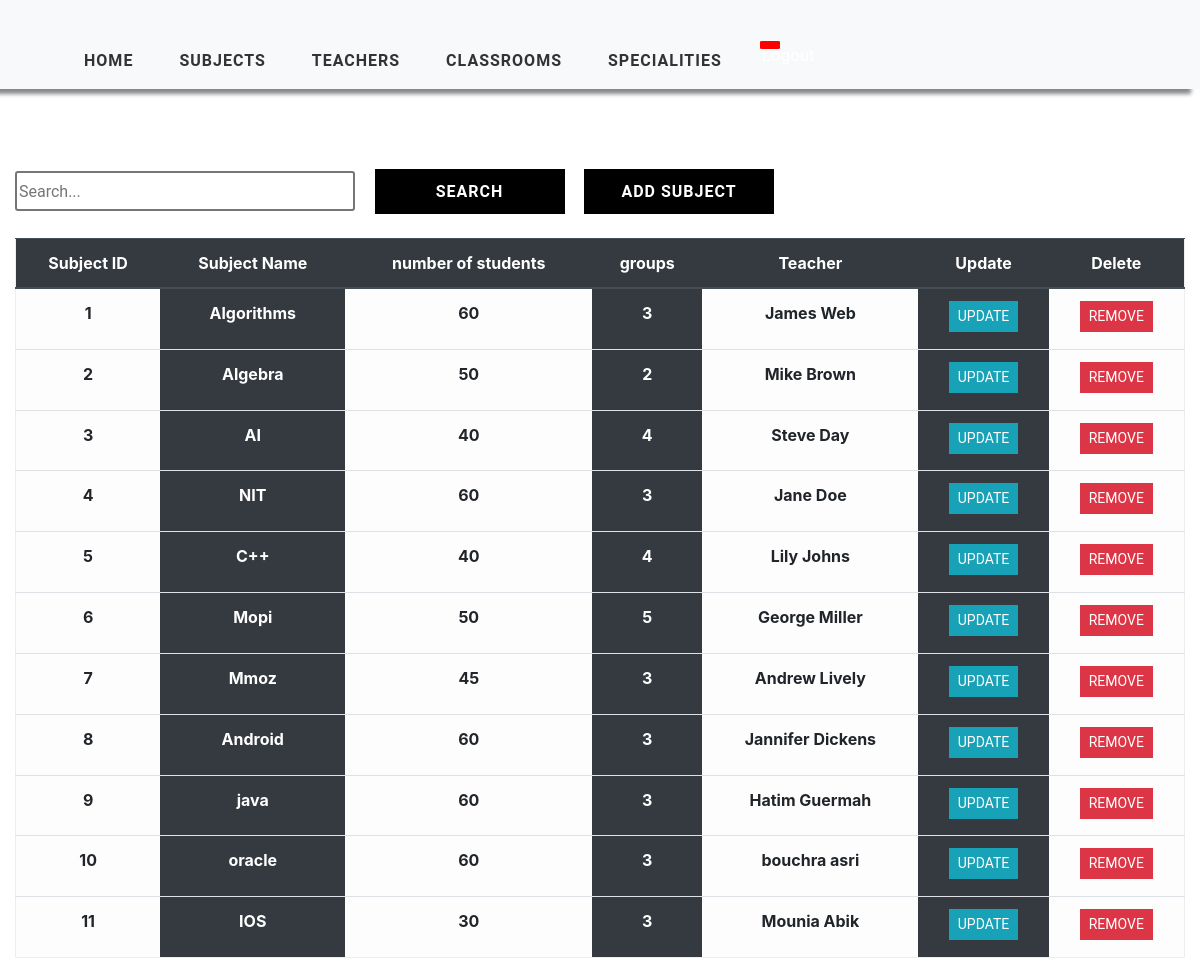
Before: /subject/list with the older database file.
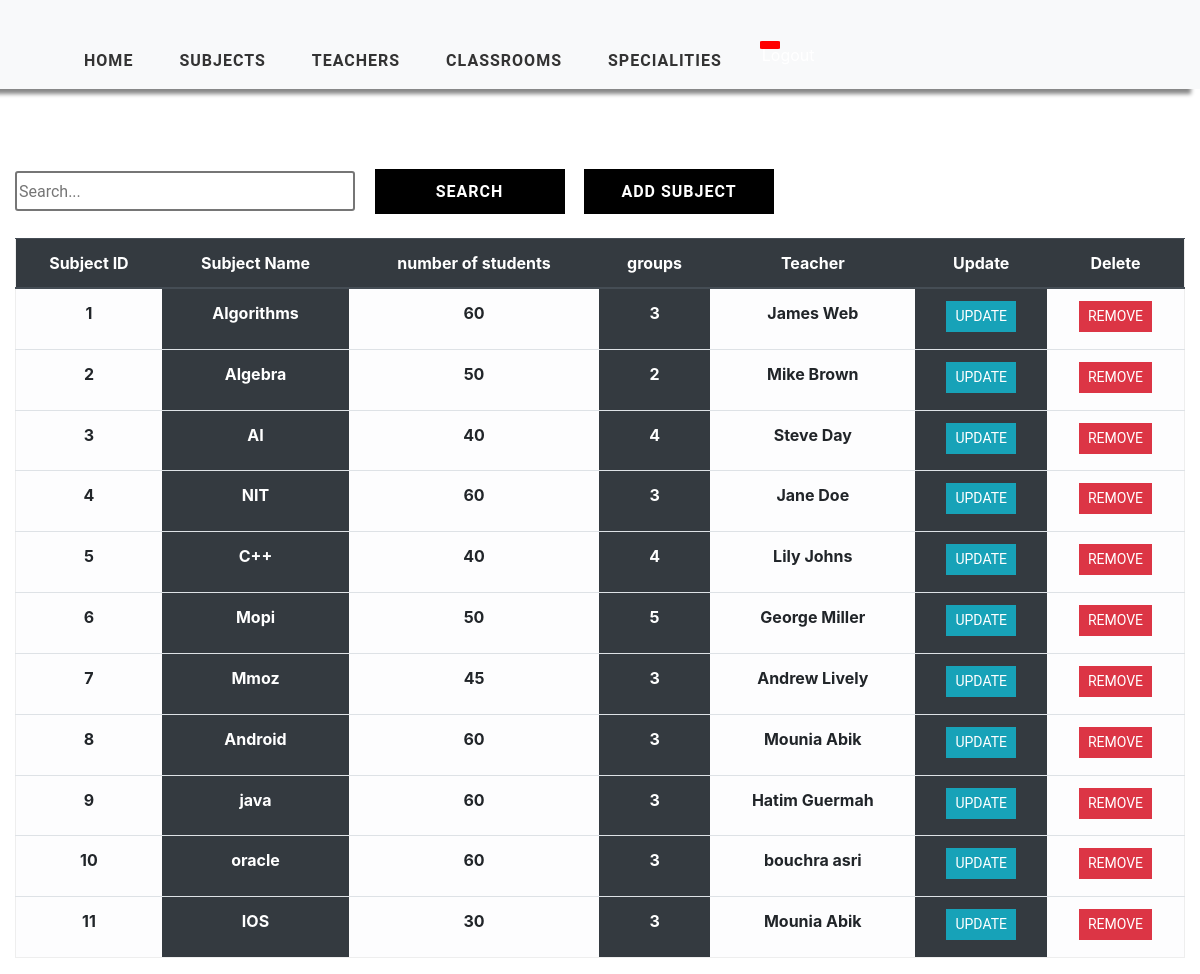
After: the same page with the newer database file.
### timetableCSP/models.py (models this page shows, shortened)
class Subject(models.Model):
    subject_id = models.AutoField(primary_key=True)
    subject_name = models.CharField(max_length=1000, null=True)
    subject_number_of_students = models.IntegerField(null=True)
    subject_groups = models.IntegerField(null=True)
    teacher = models.ForeignKey(Teacher, null=True, on_delete=models.SET_NULL)

class Teacher(models.Model):
    teacher_id = models.AutoField(primary_key=True)
    teacher_name = models.CharField(max_length=2000, null=True)
    def __str__(self):
        return self.teacher_name

### timetableCSP/views.py (the view)
# urls.py: path('subject/list', views.subjectsList, name='list-subject'),
def subjectsList(request):
    subjects = Subject.objects.all()
    context = {'subjects': subjects}
    return render(request, 'listSubject.html', context)

### templates/listSubject.html (shortened to what this page needs)
{% extends 'main.html' %}
{% load static %}
{% block content %}
    <div class="container-fluid">
    <div class="search">
        <input type="text" class="searchbox" placeholder="Search...">
        <input type="submit" value="Search" class="searchButton">
        <a href="{% url 'add-subject' %}"><button class="searchButton">Add Subject </button></a>
    </div>
	<div class="table-responsive-lg">
        <table class="table ">
            <thead class="thead-dark">
			<tr>
                <div class="header__item filter__link" >
                   <th scope="col" class="text-center">Subject ID</th>
                </div>
                <div class="header__item filter__link">
                  <th class="text-center" scope="col">Subject Name</th>
                </div>
                <div class="header__item filter__link">
                   <th class="text-center" scope="col">number of students</th>
                </div>
                <div class="header__item filter__link" >
                   <th class="text-center" scope="col">groups</th>
                </div>
                <div class="header__item filter__link">
                   <th class="text-center" scope="col">Teacher</th>
                </div>
                <div class="header__item filter__link">
                    <th class="text-center" scope="col"> Update</th>
                </div>
                <div class="header__item filter__link">
                     <th class="text-center" scope="col">Delete</th>
                </div>
			</tr>
            </thead>
                {% for subject in subjects %}
				<tr>
                        <th scope="row" class="table-light text-center">{{ subject.subject_id }}</th>
						<th scope="row" class="table-dark text-center"  >{{ subject.subject_name }}</th>
						<th scope="row" class="table-light text-center"> {{ subject.subject_number_of_students}}</th>
						<th scope="row" class="table-dark text-center"> {{ subject.subject_groups}}</th>
                        <th scope="row" class="table-light text-center"> {{ subject.teacher}}</th>
                        <th scope="row" class="table-dark text-center"> <a href="{% url 'update-subject' subject.subject_id %}" class="btn btn-sm btn-info">Update</a></th>
                        <th scope="row" class="table-light text-center"> <a href="{% url 'delete-subject' subject.subject_id %}" class="btn btn-sm btn-danger" >Remove</a></th>
					</tr>
                {% endfor %}
        </table>
</div>
    </div>
{% endblock %}

Changed rows visible on the page:
changed Subject "Android": teacher "Jannifer Dickens" → "Mounia Abik"
